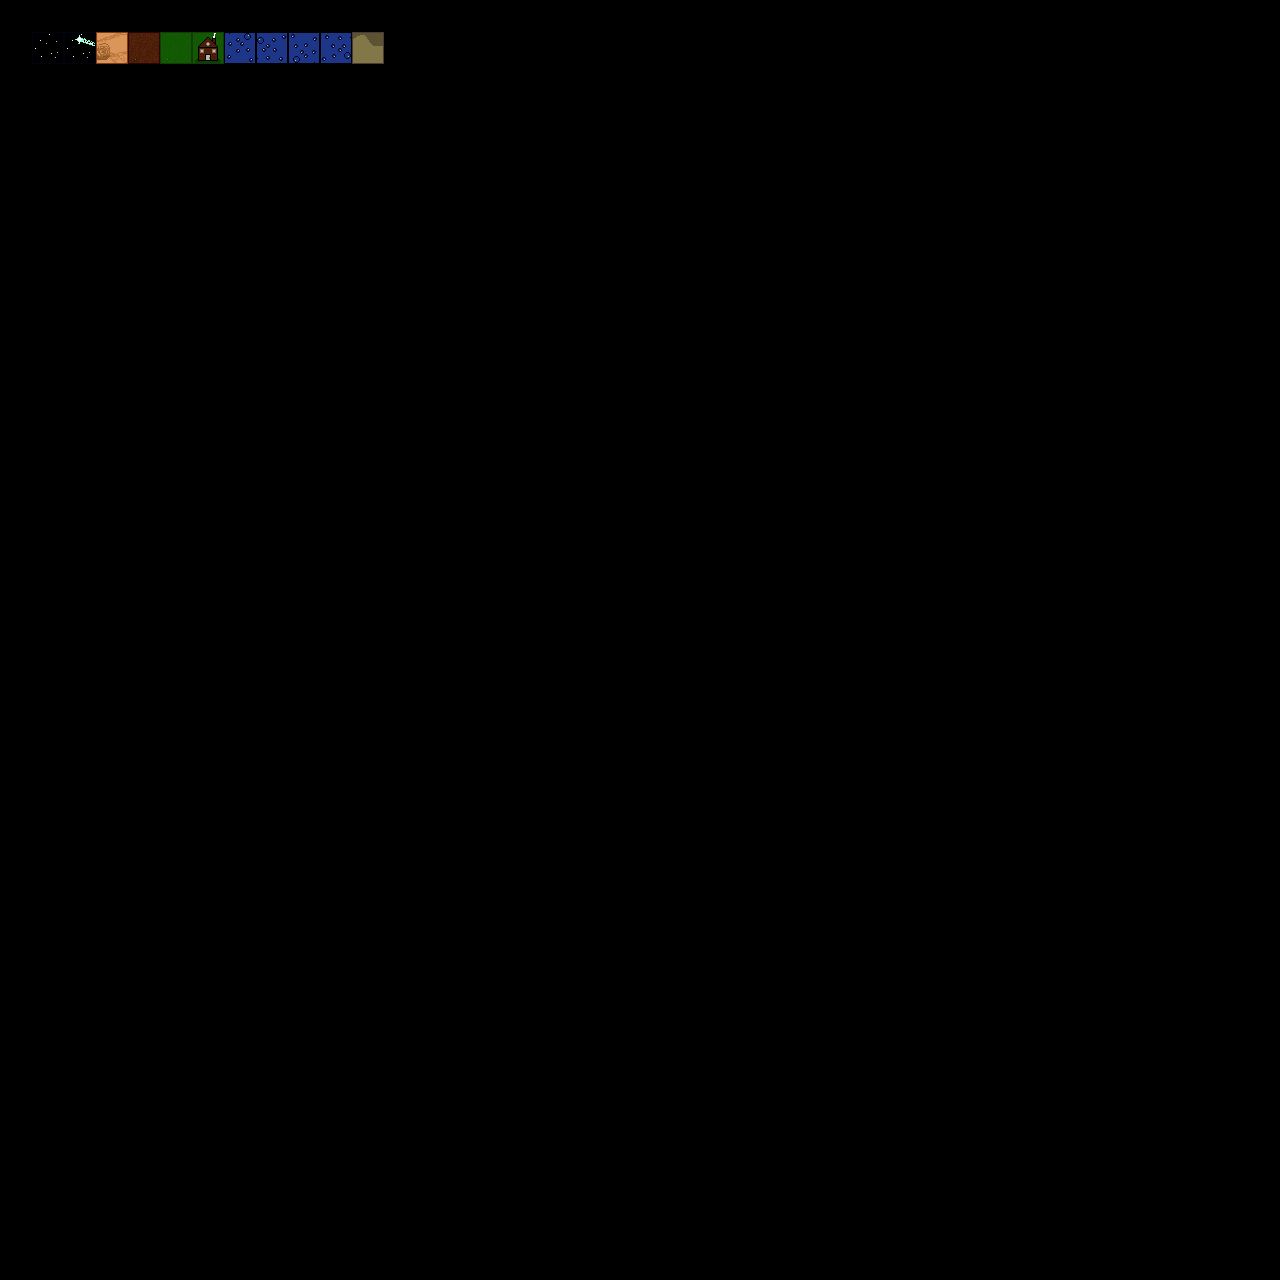

The image is a tile-based game level rendered from a .tmx file. Its description and complete source (layers, tilesets, objects, tile grids) follow:
An orthogonal 40x40 tile map with 32x32 px tiles, 1 tile layer (Tile Layer 1).

<map version="1.10" tiledversion="1.10.2" orientation="orthogonal" renderorder="right-down" width="40" height="40" tilewidth="32" tileheight="32" infinite="0" nextlayerid="2" nextobjectid="1">
 <editorsettings>
  <export target="temp_tilemap.json" format="json" />
 </editorsettings>
 <tileset firstgid="1" source="temp_tileset.tsx" />
 <layer id="1" name="Tile Layer 1" width="40" height="40">
  <data encoding="csv">
0,0,0,0,0,0,0,0,0,0,0,0,0,0,0,0,0,0,0,0,0,0,0,0,0,0,0,0,0,0,0,0,0,0,0,0,0,0,0,0,
0,2,10,18,26,34,42,50,58,66,74,82,0,0,0,0,0,0,0,0,0,0,0,0,0,0,0,0,0,0,0,0,0,0,0,0,0,0,0,0,
0,0,0,0,0,0,0,0,0,0,0,0,0,0,0,0,0,0,0,0,0,0,0,0,0,0,0,0,0,0,0,0,0,0,0,0,0,0,0,0,
0,0,0,0,0,0,0,0,0,0,0,0,0,0,0,0,0,0,0,0,0,0,0,0,0,0,0,0,0,0,0,0,0,0,0,0,0,0,0,0,
0,0,0,0,0,0,0,0,0,0,0,0,0,0,0,0,0,0,0,0,0,0,0,0,0,0,0,0,0,0,0,0,0,0,0,0,0,0,0,0,
0,0,0,0,0,0,0,0,0,0,0,0,0,0,0,0,0,0,0,0,0,0,0,0,0,0,0,0,0,0,0,0,0,0,0,0,0,0,0,0,
0,0,0,0,0,0,0,0,0,0,0,0,0,0,0,0,0,0,0,0,0,0,0,0,0,0,0,0,0,0,0,0,0,0,0,0,0,0,0,0,
0,0,0,0,0,0,0,0,0,0,0,0,0,0,0,0,0,0,0,0,0,0,0,0,0,0,0,0,0,0,0,0,0,0,0,0,0,0,0,0,
0,0,0,0,0,0,0,0,0,0,0,0,0,0,0,0,0,0,0,0,0,0,0,0,0,0,0,0,0,0,0,0,0,0,0,0,0,0,0,0,
0,0,0,0,0,0,0,0,0,0,0,0,0,0,0,0,0,0,0,0,0,0,0,0,0,0,0,0,0,0,0,0,0,0,0,0,0,0,0,0,
0,0,0,0,0,0,0,0,0,0,0,0,0,0,0,0,0,0,0,0,0,0,0,0,0,0,0,0,0,0,0,0,0,0,0,0,0,0,0,0,
0,0,0,0,0,0,0,0,0,0,0,0,0,0,0,0,0,0,0,0,0,0,0,0,0,0,0,0,0,0,0,0,0,0,0,0,0,0,0,0,
0,0,0,0,0,0,0,0,0,0,0,0,0,0,0,0,0,0,0,0,0,0,0,0,0,0,0,0,0,0,0,0,0,0,0,0,0,0,0,0,
0,0,0,0,0,0,0,0,0,0,0,0,0,0,0,0,0,0,0,0,0,0,0,0,0,0,0,0,0,0,0,0,0,0,0,0,0,0,0,0,
0,0,0,0,0,0,0,0,0,0,0,0,0,0,0,0,0,0,0,0,0,0,0,0,0,0,0,0,0,0,0,0,0,0,0,0,0,0,0,0,
0,0,0,0,0,0,0,0,0,0,0,0,0,0,0,0,0,0,0,0,0,0,0,0,0,0,0,0,0,0,0,0,0,0,0,0,0,0,0,0,
0,0,0,0,0,0,0,0,0,0,0,0,0,0,0,0,0,0,0,0,0,0,0,0,0,0,0,0,0,0,0,0,0,0,0,0,0,0,0,0,
0,0,0,0,0,0,0,0,0,0,0,0,0,0,0,0,0,0,0,0,0,0,0,0,0,0,0,0,0,0,0,0,0,0,0,0,0,0,0,0,
0,0,0,0,0,0,0,0,0,0,0,0,0,0,0,0,0,0,0,0,0,0,0,0,0,0,0,0,0,0,0,0,0,0,0,0,0,0,0,0,
0,0,0,0,0,0,0,0,0,0,0,0,0,0,0,0,0,0,0,0,0,0,0,0,0,0,0,0,0,0,0,0,0,0,0,0,0,0,0,0,
0,0,0,0,0,0,0,0,0,0,0,0,0,0,0,0,0,0,0,0,0,0,0,0,0,0,0,0,0,0,0,0,0,0,0,0,0,0,0,0,
0,0,0,0,0,0,0,0,0,0,0,0,0,0,0,0,0,0,0,0,0,0,0,0,0,0,0,0,0,0,0,0,0,0,0,0,0,0,0,0,
0,0,0,0,0,0,0,0,0,0,0,0,0,0,0,0,0,0,0,0,0,0,0,0,0,0,0,0,0,0,0,0,0,0,0,0,0,0,0,0,
0,0,0,0,0,0,0,0,0,0,0,0,0,0,0,0,0,0,0,0,0,0,0,0,0,0,0,0,0,0,0,0,0,0,0,0,0,0,0,0,
0,0,0,0,0,0,0,0,0,0,0,0,0,0,0,0,0,0,0,0,0,0,0,0,0,0,0,0,0,0,0,0,0,0,0,0,0,0,0,0,
0,0,0,0,0,0,0,0,0,0,0,0,0,0,0,0,0,0,0,0,0,0,0,0,0,0,0,0,0,0,0,0,0,0,0,0,0,0,0,0,
0,0,0,0,0,0,0,0,0,0,0,0,0,0,0,0,0,0,0,0,0,0,0,0,0,0,0,0,0,0,0,0,0,0,0,0,0,0,0,0,
0,0,0,0,0,0,0,0,0,0,0,0,0,0,0,0,0,0,0,0,0,0,0,0,0,0,0,0,0,0,0,0,0,0,0,0,0,0,0,0,
0,0,0,0,0,0,0,0,0,0,0,0,0,0,0,0,0,0,0,0,0,0,0,0,0,0,0,0,0,0,0,0,0,0,0,0,0,0,0,0,
0,0,0,0,0,0,0,0,0,0,0,0,0,0,0,0,0,0,0,0,0,0,0,0,0,0,0,0,0,0,0,0,0,0,0,0,0,0,0,0,
0,0,0,0,0,0,0,0,0,0,0,0,0,0,0,0,0,0,0,0,0,0,0,0,0,0,0,0,0,0,0,0,0,0,0,0,0,0,0,0,
0,0,0,0,0,0,0,0,0,0,0,0,0,0,0,0,0,0,0,0,0,0,0,0,0,0,0,0,0,0,0,0,0,0,0,0,0,0,0,0,
0,0,0,0,0,0,0,0,0,0,0,0,0,0,0,0,0,0,0,0,0,0,0,0,0,0,0,0,0,0,0,0,0,0,0,0,0,0,0,0,
0,0,0,0,0,0,0,0,0,0,0,0,0,0,0,0,0,0,0,0,0,0,0,0,0,0,0,0,0,0,0,0,0,0,0,0,0,0,0,0,
0,0,0,0,0,0,0,0,0,0,0,0,0,0,0,0,0,0,0,0,0,0,0,0,0,0,0,0,0,0,0,0,0,0,0,0,0,0,0,0,
0,0,0,0,0,0,0,0,0,0,0,0,0,0,0,0,0,0,0,0,0,0,0,0,0,0,0,0,0,0,0,0,0,0,0,0,0,0,0,0,
0,0,0,0,0,0,0,0,0,0,0,0,0,0,0,0,0,0,0,0,0,0,0,0,0,0,0,0,0,0,0,0,0,0,0,0,0,0,0,0,
0,0,0,0,0,0,0,0,0,0,0,0,0,0,0,0,0,0,0,0,0,0,0,0,0,0,0,0,0,0,0,0,0,0,0,0,0,0,0,0,
0,0,0,0,0,0,0,0,0,0,0,0,0,0,0,0,0,0,0,0,0,0,0,0,0,0,0,0,0,0,0,0,0,0,0,0,0,0,0,0,
0,0,0,0,0,0,0,0,0,0,0,0,0,0,0,0,0,0,0,0,0,0,0,0,0,0,0,0,0,0,0,0,0,0,0,0,0,0,0,0
</data>
 </layer>
</map>
